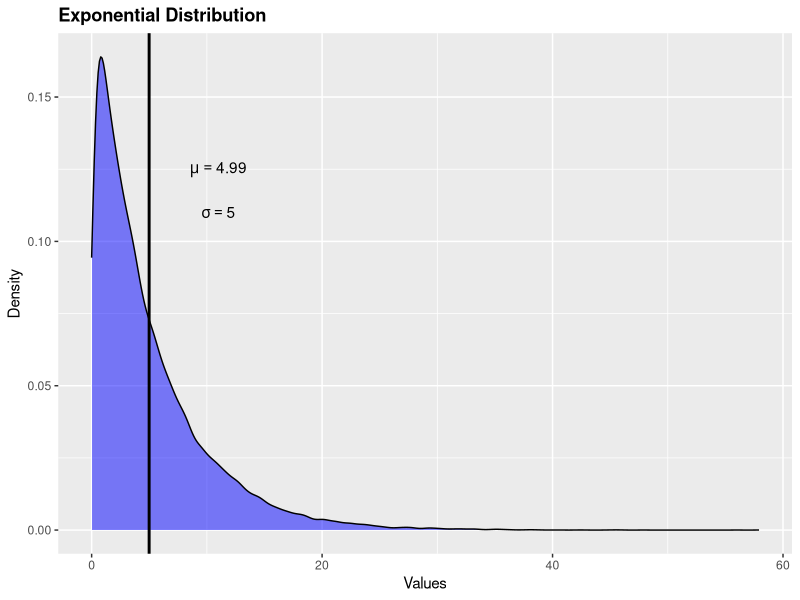
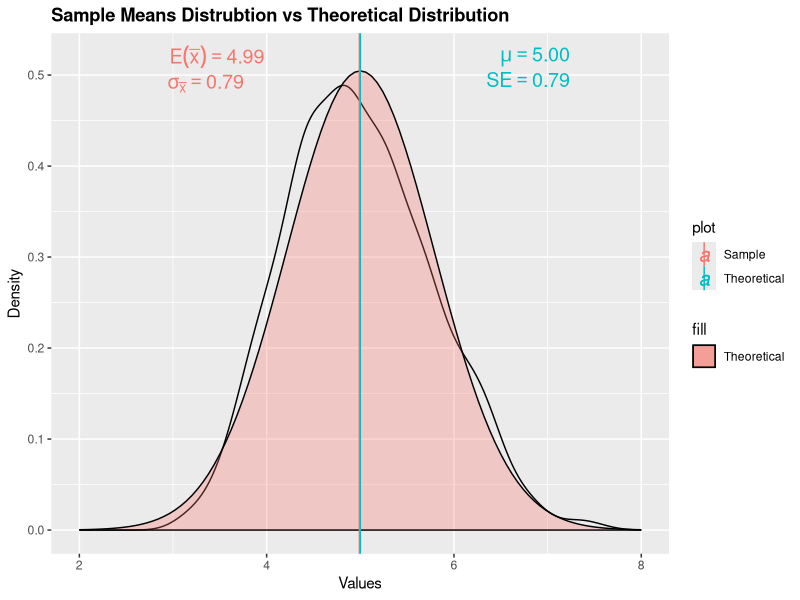

Write R code to recreate these figures, in order.
## ---- chunk 1
library(ggplot2)
## ---- chunk 2
lambda <- 0.2
n <- 40
sims <- 1000

set.seed(1)
expData <- data.frame(rexp(n*sims, lambda))
colnames(expData) <- "v"

## ---- chunk 3
summary(expData$v)
exp_mean <- mean(expData$v)
exp_sd <- sd(expData$v)
#hist(expData$v)
exp_plot <- ggplot(expData, aes(x=v)) + geom_density(alpha=0.5, fill="blue") +
  ggtitle("Exponential Distribution") + xlab("Values") + ylab("Density") +
  geom_vline(aes(xintercept=exp_mean), size=1, color="black") + annotate("text", x=11, y=0.125, label=paste("mu ==", round(exp_mean, 2)), parse=T) +
  annotate("text", x=11, y=0.11, label=paste("sigma ==", round(exp_sd, 2)), parse=T) + theme(plot.title = element_text(face="bold"))
exp_plot
## ---- chunk 4
set.seed(1)
samples <- matrix(expData$v, sims, n)
mns <- data.frame(apply(samples, 1, mean))
colnames(mns) <- "v"
mns_mean <- mean(mns$v)
mns_std <- sd(mns$v)
## ---- chunk 5
clt_mu <- 1.0/lambda
clt_sd <- 1.0/lambda
clt_se <- clt_sd/sqrt(n)
## ---- chunk 6
sampled_distr <- data.frame( mean = c(round(mns_mean,2), clt_mu),
  std = c(round(mns_std,2), clt_se),                           
  meanlab=c(deparse(formatC(round(mns_mean,2),digits=2,format="f")),deparse(formatC(clt_mu, digits=2, format="f"))),
  plot=c("Sample", "Theoretical"), hjust=c(2, -2), label=c("E(bar(x)) ==", "mu =="),
  sd=c(deparse(formatC(round(mns_std,2),digits=2,format="f")), deparse(formatC(round(clt_se,2), digits=2, format="f"))), 
  sdlab=c("sigma[bar(x)] ==", "SE =="))

sampled_distr[, c("mean", "std")]
## ---- chunk 7

clt_plot <- ggplot(mns, aes(x=v)) +
    geom_density(alpha=0.5) + 
    stat_function(fun=dnorm, color="black", geom="ribbon", mapping=aes(ymin=0, ymax=..y.., fill="Theoretical"), alpha=0.3, args=list(mean=clt_mu, sd=clt_se)) +
    geom_vline(data=sampled_distr, aes(xintercept=mean, color=plot)) +
    geom_text(data=sampled_distr, aes(mean, .52, label=paste(label, meanlab), color=plot, hjust=hjust), parse=TRUE, size=5, family="sans", fontface="italic") +
   geom_text(data=sampled_distr, aes(mean, .52, label=paste(sdlab, sd), color=plot, hjust=hjust+0.5, vjust=2), parse=TRUE, size=5, family="sans", fontface="italic") +
   scale_x_continuous(limits=c(2,8)) + 
   ggtitle("Sample Means Distrubtion vs Theoretical Distribution") +
   theme(plot.title = element_text(face="bold")) + 
   xlab("Values") +
   ylab("Density")

print(clt_plot)
